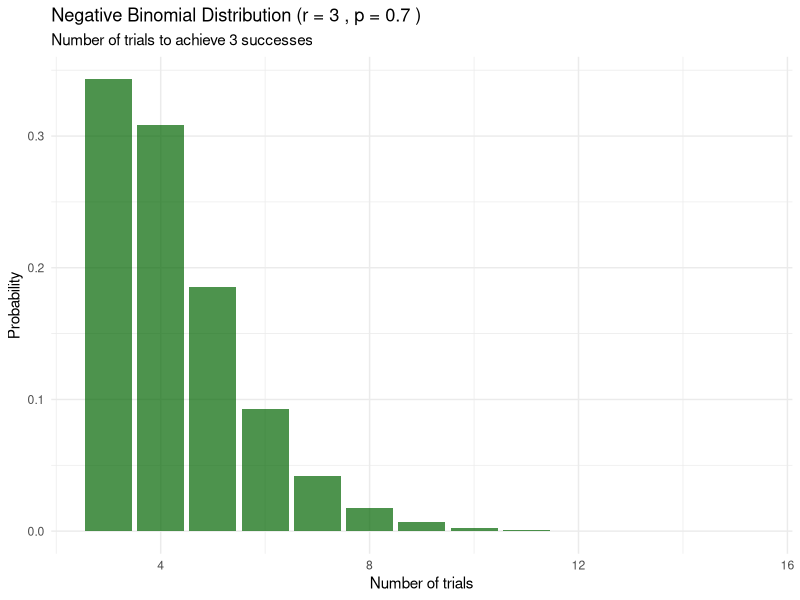

Recreate this plot in R.
## ---- chunk 1
library(ggplot2)

# Parameters
r <- 3      # number of successes
p <- 0.7    # success probability
k <- 3:15   # possible number of trials

# Probability mass function using dnbinom (failures formulation)
# Convert to trials: number of failures = k - r
prob <- dnbinom(k - r, size = r, prob = p)

# Create data frame
df <- data.frame(Trials = k, Probability = prob)

# Plot
ggplot(df, aes(x = Trials, y = Probability)) +
  geom_col(fill = "darkgreen", alpha = 0.7) +
  labs(title = paste("Negative Binomial Distribution (r =", r, ", p =", p, ")"),
       subtitle = "Number of trials to achieve 3 successes",
       x = "Number of trials", y = "Probability") +
  theme_minimal()
